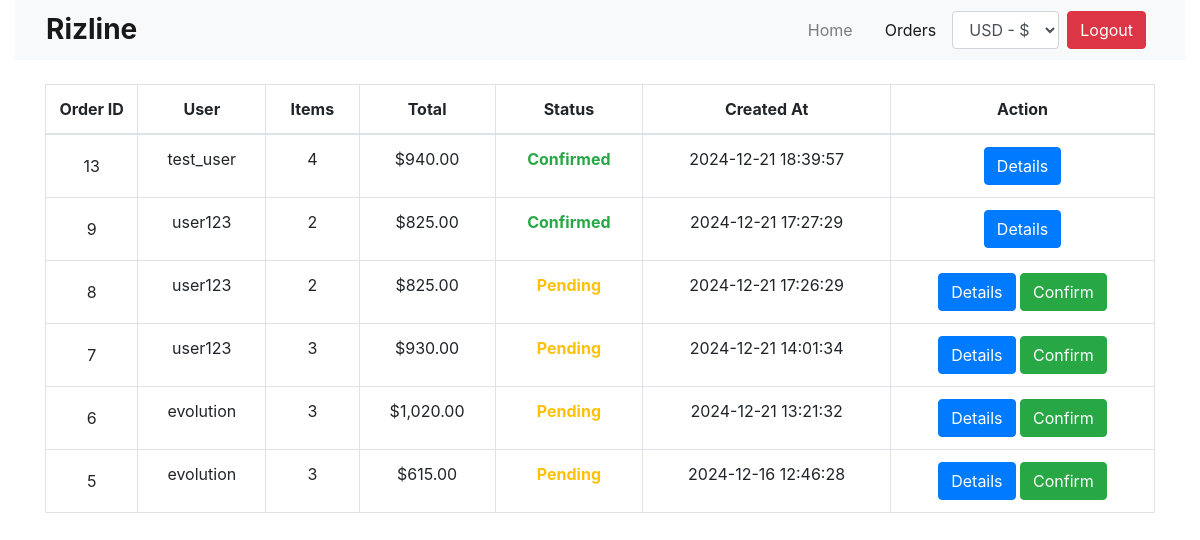
The page /orders.php (signed in) on the database its author committed.
### tables this page shows
CREATE TABLE `orders` (
  `order_id` int NOT NULL,
  `user_id` int NOT NULL,
  `order_status` int NOT NULL,
  `created_at` timestamp NOT NULL DEFAULT CURRENT_TIMESTAMP
);

CREATE TABLE `users` (
  `id` int NOT NULL,
  `username` varchar(255) NOT NULL,
  `password` varchar(255) NOT NULL,
  `email` varchar(255) NOT NULL,
  `user_type` enum('user','admin') NOT NULL DEFAULT 'user',
  `reg_date` timestamp NOT NULL DEFAULT CURRENT_TIMESTAMP
);

### db.php (called while the page is built, shortened)
<?php
function isLoggedIn()
{
    return isset($_SESSION['user_id']) && $_SESSION['user_id'] > 0;
}
function isAdmin()
{
    return $_SESSION['user_type'] == 'admin';
}
?>

### orders.php (the view, shortened to what this page needs)
<?php
include "db.php";
?>
<!DOCTYPE html>
<html lang="en">
    <head>
        <link rel="stylesheet" href="https://cdn.jsdelivr.net/npm/bootstrap@4.4.1/dist/css/bootstrap.min.css"
>
        <link rel="stylesheet" href="https://cdn.jsdelivr.net/npm/bootstrap-icons@1.11.3/font/bootstrap-icons.min.css">
        <link rel="stylesheet" href="./style.css">
    </head>
    <body>
        <div class="container-fluid">
            <form action="" method="post">
                <?php
                include './header.php';
                ?>
                <main class="mt-4">
                    <div class="container">
                        <div class="table-responsive">
                            <table class="table table-bordered" style="width:100%">
                                <thead>
                                    <tr class="text-center">
                                        <th>Order ID</th>
                                        <?php
                                        if (isLoggedIn() && isAdmin()) {
                                            echo '<th>User</th>';
                                        }
                                        ?>
                                        <th>Items</th>
                                        <th>Total</th>
                                        <th>Status</th>
                                        <th>Created At</th>
                                        <th>Action</th>
                                    </tr>
                                </thead>
                                <tbody>
                                    <?php
                                    $user_id = $_SESSION['user_id'];
                                    if(isAdmin()){
                                        $sql1 = "SELECT * FROM orders ORDER BY order_id DESC";
                                    }else{
                                        $sql1 = "SELECT * FROM orders WHERE user_id = '$user_id' ORDER BY order_id DESC";
                                    }
                                    $result = mysqli_query($conn, $sql1);
                                    ?>
                                    <?php while ($row = mysqli_fetch_assoc($result)): ?>
                                        <tr class="text-center">
                                            <td class="col-sm-1 align-middle">
                                                <?php echo $row['order_id']; ?>
                                            </td>
                                            <?php
                                            if (isLoggedIn() && isAdmin()) {
                                                echo '
                                        <td>';
                                                $user_id = $row['user_id'];
                                                $sql2 = "SELECT * FROM users WHERE `id` = '$user_id'";
                                                $result2 = mysqli_query($conn, $sql2);
                                                $row2 = mysqli_fetch_assoc($result2);
                                                if (!empty($row2)) {
                                                    $username = $row2['username'];
                                                } else {
                                                    $username = 'NULL';
                                                }
                                                echo $username;
                                            }
                                            echo '
                                        </td>';
                                            ?>
                                            <td>
                                                <?php
                                                $order_id = $row['order_id'];
                                                $sql3 = "SELECT * FROM order_lines WHERE `order_id` = '$order_id'";
                                                $result3 = mysqli_query($conn, $sql3);
                                                $total = 0;
                                                $items = 0;
                                                if (mysqli_num_rows($result3) > 0) {
                                                    while ($row3 = mysqli_fetch_assoc($result3)) {
                                                        $itemTotal = $row3['quantity'] * $row3['price'];
                                                        $total += $itemTotal;
                                                        $items++;
                                                    }
                                                }
                                                echo $items;
                                                ?>
                                            </td>
                                            <td>
                                                <?php
                                                echo '$' . number_format($total, 2, '.', ',');
                                                ?>
                                            </td>
                                            <td>
                                                <?php
                                                echo $status = ($row['order_status'] == 1) ? '<span class="font-weight-bold text-success">Confirmed</span>' : '<span class="font-weight-bold text-warning">Pending</span>';
                                                ?>
                                            </td>
                                            <td>
                                                <?php
                                                echo $row['created_at'];
                                                ?>
                                            </td>
                                            <td>
                                                <a href="./order_details.php?order_id=<?php echo $order_id; ?>" class="btn btn-primary">Details</a>
                                                <?php
                                                echo $status = ($row['order_status'] == 2 && isAdmin()) ? '<a href="./orders.php?confirm='.$order_id.'" class="btn btn-success">Confirm</a>' : '';
                                                ?>
                                            </td>
                                        </tr>
                                    <?php endwhile; ?>
                                </tbody>
                            </table>
                        </div>
                    </div>
                </main>
            </form>
        </div>
    </body>
</html>

### style.css (style rules this page uses)
* { scrollbar-width: thin; }

### rows shown on the page
orders: order_id "13", user.username "test_user", items "4", total "940.00", order_status "Confirmed", created_at "2024-12-21 18:39:57"
orders: order_id "9", user.username "user123", items "2", total "825.00", order_status "Confirmed", created_at "2024-12-21 17:27:29"
orders: order_id "8", user.username "user123", items "2", total "825.00", order_status "Pending", created_at "2024-12-21 17:26:29"
orders: order_id "7", user.username "user123", items "3", total "930.00", order_status "Pending", created_at "2024-12-21 14:01:34"
orders: order_id "6", user.username "evolution", items "3", total "1,020.00", order_status "Pending", created_at "2024-12-21 13:21:32"
orders: order_id "5", user.username "evolution", items "3", total "615.00", order_status "Pending", created_at "2024-12-16 12:46:28"
